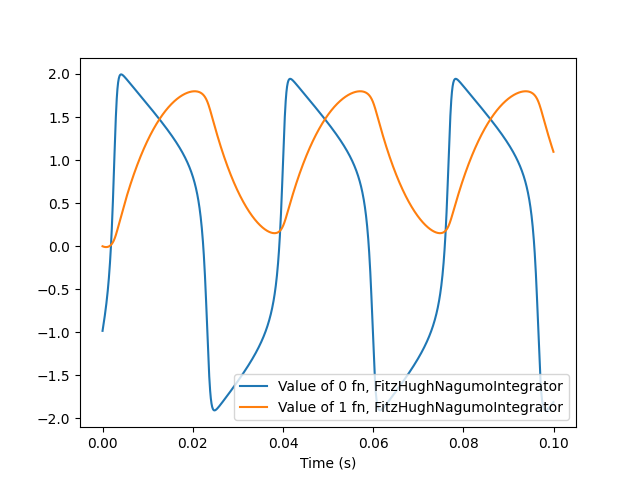

Here is the Python script that generated this plot:
import psyneulink as pnl
import sys

dt = 0.05
simtime = 100

time_step_size=dt
num_trials=int(simtime/dt)

fhn = pnl.FitzHughNagumoIntegrator(
    initial_v=-1,
    initial_w=0,
    d_v=1,
    time_step_size=time_step_size,
)

print('Running simple model of FitzHugh Nagumo cell for %sms: %s'%(simtime, fhn))

fn = pnl.IntegratorMechanism(name='fn', function=fhn)

comp = pnl.Composition(name='SimpleFN')
comp.add_linear_processing_pathway([fn])

print('Running the SimpleFN model...')

comp.run(inputs={fn:0}, log=True, num_trials=num_trials)


print('Finished running the SimpleFN model')


for node in comp.nodes:
    print(f'=== {node} {node.name}: {node.parameters.value.get(comp)}')

import matplotlib.pyplot as plt

def generate_time_array(node, context=comp.default_execution_id, param='value'):
    return [entry.time.trial for entry in getattr(node.parameters, param).log[context]]

def generate_value_array(node, index, context=comp.default_execution_id, param='value'):
    return [float(entry.value[index]) for entry in getattr(node.parameters, param).log[context]]
'''
for node in comp.nodes:
    print(f'>> {node}: {generate_time_array(node)}')

    for i in [0,1,2]:
        print(f'>> {node}: {generate_value_array(node,i)}')'''


fig, axes = plt.subplots()
for i in [0,1]:
    x_values = {node: generate_time_array(node) for node in comp.nodes}
    y_values = {node: generate_value_array(node, i) for node in comp.nodes}

    fout = open('SimpleFN_%i.dat'%i,'w')
    for index in range(len(x_values[node])):
        #                                            1000 to convert ms to s
        fout.write('%s\t%s\n'%(x_values[node][index]*time_step_size/1000.0, \
                               y_values[node][index]))
    fout.close()

    for node in comp.nodes:
        axes.plot(
            [t*time_step_size/1000.0 for t in x_values[node]],
            y_values[node],
            label=f'Value of {i} {node.name}, {node.function.__class__.__name__}'
        )

axes.set_xlabel('Time (s)')
axes.legend()
plt.savefig('SimpleFN.png')
comp.show_graph(output_fmt='pdf',show_node_structure=True,show_projection_labels=True)